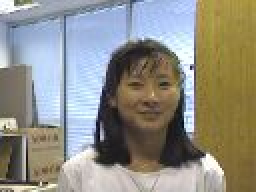
#> input picture MP7/data/0003.jpg, 128 x 96 px (shown 2 times larger); its folder holds only this picture in this run
$ python main.py
#> lines starting #> are read from the running program, lines starting #| are printed output that depends on the picture
### utils.py
import os
import cv2
import numpy as np
import imageio

# [19 lines left out: function load_test_data, not called in this run]

def load_seq(root):
    """load jpg images of a video from root into an np array"""
#> called with root = './data'

    paths = os.listdir(root)
    paths = sorted(paths)

    images = []

    for path in paths:
        if "jpg" not in path.split(".")[-1]:
            continue
        image = np.array(imageio.imread(os.path.join(root, path)), dtype=np.float32)
        image = cv2.cvtColor(image, cv2.COLOR_BGR2GRAY)
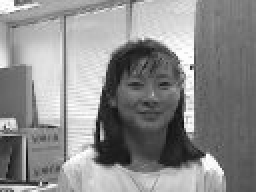
#> image: shape (96, 128) float32 (shown 2 times larger); min 4.3, max 254.9, mean 139.9
        # image = cv2.cvtColor(image, cv2.COLOR_RGB2HSV)

        images.append(image)
        print(f"{os.path.join(root, path)} loaded!")

    imgs = np.asarray(images, dtype=object)
    return imgs


# [26 lines left out: function convolve, not called in this run]

def pad_img(img, SE):
    return np.pad(img, int(SE.shape[0]/2), mode="edge")

# [46 lines left out: function convolution, not called in this run]

### MP7/main.py
import cv2
import numpy as np
from scipy.signal import correlate2d


from tqdm import tqdm

from utils import *

class Template:


    def __init__(self, x1, y1, x2, y2, img, window_size):

        self.x1 = x1
        self.x2 = x2
        self.y1 = y1
        self.y2 = y2

        self.img = img
        self.template = self.img[y1:y2, x1:x2]

        self.window_size = window_size
        self.window_x1 = max(self.x1 - window_size, 0)
        self.window_y1 = max(self.y1 - window_size, 0)
        self.window_x2 = min(self.x2 + window_size, self.img.shape[1])
        self.window_y2 = min(self.y2 + window_size, self.img.shape[0])

    def calc_ssd(self, x1, y1, x2, y2):

        patch = self.img[y1:y2, x1:x2]
        return np.sum(np.power(self.template - patch, 2))

    def calc_ssd_full(self):
        h, w = self.img.shape
        t_h, t_w = self.template.shape
        min_sum_coord = (0,0,0,0)
        min_sum = -1
        for x in range(self.window_x1+self.window_size, self.window_x2-self.window_size):
            if x < int(t_w/2) or x > w - int(t_w/2) - 1:
                continue
            for y in range(self.window_y1+self.window_size, self.window_y2-self.window_size):
                if y < int(t_h/2) or y > h - int(t_h/2) - 1:
                    continue

                x1 = x - int(t_w/2)
                x2 = x + int(t_w/2) + 1
                y1 = y - int(t_h/2)
                y2 = y + int(t_h/2) + 1

                res = self.calc_ssd(x1,y1,x2,y2)
                if min_sum == -1:
                    min_sum = res
                if res < min_sum:
                    min_sum = res
                    min_sum_coord = (x1,y1,x2,y2)

        self.window_x1 = min_sum_coord[0]
        self.window_y1 = min_sum_coord[1]
        self.window_x2 = min_sum_coord[2]
        self.window_y2 = min_sum_coord[3]
        # [4 lines of commented-out code are left out]

        return min_sum_coord

    def get_face(self, img, method = "ssd"):
        self.img = img
        if method == "ssd":
            x1,y1,x2,y2 = self.calc_ssd_full()
        elif method == "cross_corr":
            x1,y1,x2,y2 = self.calc_cross_corr()
        elif method == "cross_corr_norm":
            x1, y1, x2, y2 = self.calc_cross_corr(norm=True)
        else:
            raise Exception("Method not in the list!")
        new_img = self.img.copy().astype(np.uint8)
        new_img = cv2.cvtColor(new_img, cv2.COLOR_GRAY2BGR)
        cv2.rectangle(new_img, (int(x1),int(y1)), (int(x2),int(y2)), (255,0,0), 1)
        return new_img

    def get_face_crs_corr(self, img):
        self.img = img
        res = self.calc_cross_corr()
        return res

    def correlate(self, img1, img2, norm = False):

        if norm == True:
            summation = np.sum(img1 * img2)
            dinom = np.sqrt(np.sum(np.square(img1)) * np.sum(np.square(img2)))
            return summation/dinom

        return np.sum(img1*img2)


    def calc_cross_corr(self, norm = False):
        h, w = self.img.shape
        t_h, t_w = self.template.shape
        template = self.template - np.mean(self.template)
        res = np.zeros(self.img.shape)

        for x in range(self.window_x1+self.window_size, self.window_x2-self.window_size):
            if x < int(t_w / 2) or x > w - int(t_w / 2) - 1:
                continue
            for y in range(self.window_y1+self.window_size, self.window_y2-self.window_size):
                if y < int(t_h / 2) or y > h - int(t_h / 2) - 1:
                    continue

                x1 = x - int(t_w / 2)
                x2 = x + int(t_w / 2) + 1
                y1 = y - int(t_h / 2)
                y2 = y + int(t_h / 2) + 1

                corr = self.correlate(self.img[y1:y2, x1:x2], template, norm=norm)
                res[y][x] = corr

        res[res == 0] = np.min(res)
        res = np.interp(res, (res.min(), res.max()), (0, 1))
        y, x = np.unravel_index(np.argmax(res), res.shape)
        x1 = int(x - self.template.shape[1]/2)
        y1 = int(y - self.template.shape[0]/2)
        x2 = int(x + self.template.shape[1]/2)
        y2 = int(y + self.template.shape[0]/2)

        self.window_x1 = x1
        self.window_y1 = y1
        self.window_x2 = x2
        self.window_y2 = y2
        return (x1,y1,x2,y2)

def convert_to_video(image_folder):
    video_name = f'{image_folder}/video.avi'

    images = [img for img in os.listdir(image_folder) if img.endswith(".jpg")]
    images = sorted(images)
    frame = cv2.imread(os.path.join(image_folder, images[0]))
    height, width, layers = frame.shape

    video = cv2.VideoWriter(video_name, 0, 7, (width, height))

    for image in images:
        video.write(cv2.imread(os.path.join(image_folder, image)))

    cv2.destroyAllWindows()
    video.release()

def clean_jpg_files(image_folder):
    test = os.listdir(image_folder)

    for item in test:
        if item.endswith(".jpg"):
            os.remove(os.path.join(image_folder, item))


if __name__ == '__main__':

    X1 = 58
    Y1 = 29
    X2 = 89
    Y2 = 66
    MARGIN_SIZE = 40


    sequence = load_seq("./data")


    for idx, img in tqdm(enumerate(sequence)):
        temp = Template(X1, Y1, X2, Y2, sequence[0], MARGIN_SIZE)
        res = temp.get_face(img.copy())
        cv2.imwrite(f"output_ssd/img{idx:04d}.jpg", res.astype(np.uint8))
#> this loop made 1 pass

    for idx, img in tqdm(enumerate(sequence)):
        temp = Template(X1, Y1, X2, Y2, sequence[0], MARGIN_SIZE)
        res = temp.get_face(img.copy(), "cross_corr")
        cv2.imwrite(f"output_corr/img{idx:04d}.jpg", res.astype(np.uint8))
#> this loop made 1 pass
#> pass 1, in calc_cross_corr, `res = np.interp(res, (res.min(), res.max()), (0, 1))`:
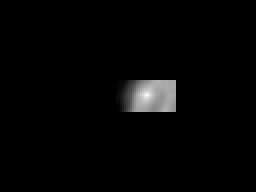
#> res: shape (96, 128) float64 (shown 2 times larger); min 0, max 1, mean 0.0197
    for idx, img in tqdm(enumerate(sequence)):
        temp = Template(X1, Y1, X2, Y2, sequence[0], MARGIN_SIZE)
        res = temp.get_face(img.copy(), "cross_corr_norm")
        cv2.imwrite(f"output_norm_corr/img{idx:04d}.jpg", res.astype(np.uint8))
#> this loop made 1 pass

    convert_to_video("output_ssd")
#> (the run stopped early here; a loop or call above may not have finished)

$ run again, on MP7/data/0030.jpg
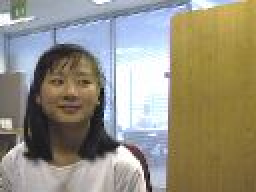
#> input picture MP7/data/0030.jpg, 128 x 96 px (shown 2 times larger)
#> in load_seq, `image = cv2.cvtColor(image, cv2.COLOR_BGR2GRAY)`:
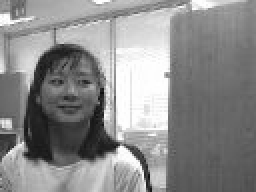
#> image: shape (96, 128) float32 (shown 2 times larger); min 14.36, max 255, mean 140.5
#> the loop `for idx, img in tqdm(enumerate(sequence)):` made 1 pass
#> the loop `for idx, img in tqdm(enumerate(sequence)):` made 1 pass
#> pass 1, in calc_cross_corr, `res = np.interp(res, (res.min(), res.max()), (0, 1))`:
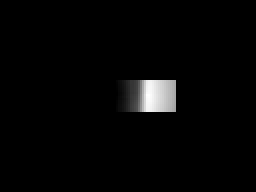
#> res: shape (96, 128) float64 (shown 2 times larger); min 0, max 1, mean 0.0214
#> the loop `for idx, img in tqdm(enumerate(sequence)):` made 1 pass

$ run again, on MP7/data/0036.jpg
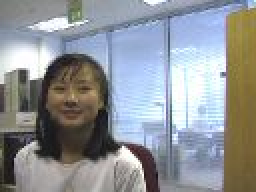
#> input picture MP7/data/0036.jpg, 128 x 96 px (shown 2 times larger)
#> in load_seq, `image = cv2.cvtColor(image, cv2.COLOR_BGR2GRAY)`:
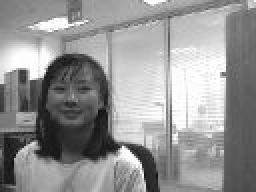
#> image: shape (96, 128) float32 (shown 2 times larger); min 14.77, max 255, mean 149
#> the loop `for idx, img in tqdm(enumerate(sequence)):` made 1 pass
#> the loop `for idx, img in tqdm(enumerate(sequence)):` made 1 pass
#> pass 1, in calc_cross_corr, `res = np.interp(res, (res.min(), res.max()), (0, 1))`:
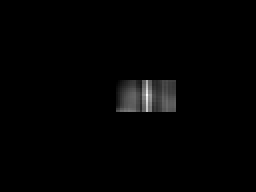
#> res: shape (96, 128) float64 (shown 2 times larger); min 0, max 1, mean 0.0118
#> the loop `for idx, img in tqdm(enumerate(sequence)):` made 1 pass

$ run again, on MP7/data/0048.jpg
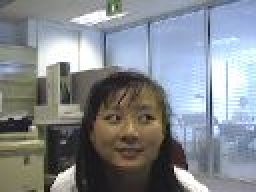
#> input picture MP7/data/0048.jpg, 128 x 96 px (shown 2 times larger)
#> in load_seq, `image = cv2.cvtColor(image, cv2.COLOR_BGR2GRAY)`:
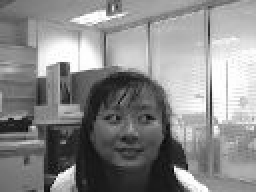
#> image: shape (96, 128) float32 (shown 2 times larger); min 7.31, max 255, mean 138.2
#> the loop `for idx, img in tqdm(enumerate(sequence)):` made 1 pass
#> the loop `for idx, img in tqdm(enumerate(sequence)):` made 1 pass
#> pass 1, in calc_cross_corr, `res = np.interp(res, (res.min(), res.max()), (0, 1))`:
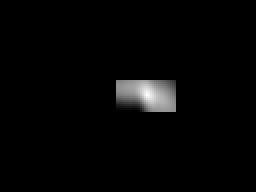
#> res: shape (96, 128) float64 (shown 2 times larger); min 0, max 1, mean 0.0206
#> the loop `for idx, img in tqdm(enumerate(sequence)):` made 1 pass

$ run again, on MP7/data/0016.jpg
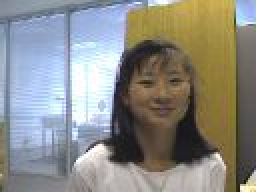
#> input picture MP7/data/0016.jpg, 128 x 96 px (shown 2 times larger)
#> in load_seq, `image = cv2.cvtColor(image, cv2.COLOR_BGR2GRAY)`:
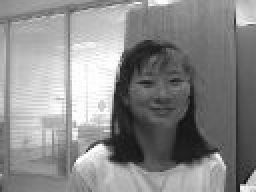
#> image: shape (96, 128) float32 (shown 2 times larger); min 16.37, max 255, mean 138.4
#> the loop `for idx, img in tqdm(enumerate(sequence)):` made 1 pass
#> the loop `for idx, img in tqdm(enumerate(sequence)):` made 1 pass
#> the loop `for idx, img in tqdm(enumerate(sequence)):` made 1 pass
#> pass 1, in calc_cross_corr (call 2), `res = np.interp(res, (res.min(), res.max()), (0, 1))`:
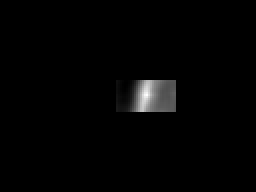
#> res: shape (96, 128) float64 (shown 2 times larger); min 0, max 1, mean 0.0139
